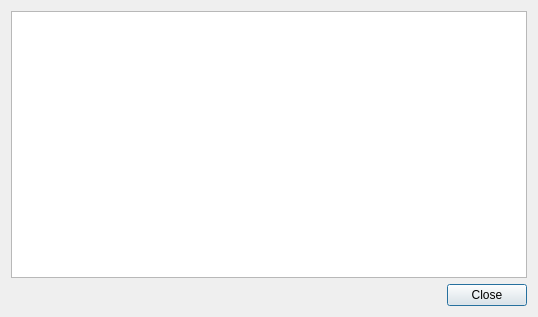
<?xml version="1.0" encoding="UTF-8"?>
<ui version="4.0">
 <class>DialogUpdate</class>
 <widget class="QDialog" name="DialogUpdate">
  <property name="geometry">
   <rect>
    <x>0</x>
    <y>0</y>
    <width>538</width>
    <height>317</height>
   </rect>
  </property>
  <property name="windowTitle">
   <string>Search Updates</string>
  </property>
  <property name="windowIcon">
   <iconset resource="../icons/filmonaizer.qrc">
    <normaloff>:/icons/arrow-circle-double.png</normaloff>:/icons/arrow-circle-double.png</iconset>
  </property>
  <layout class="QVBoxLayout" name="verticalLayout">
   <item>
    <widget class="QTextBrowser" name="textBrowserUpdate">
     <property name="font">
      <font>
       <pointsize>12</pointsize>
      </font>
     </property>
    </widget>
   </item>
   <item>
    <layout class="QHBoxLayout" name="horizontalLayout">
     <item>
      <spacer name="horizontalSpacer">
       <property name="orientation">
        <enum>Qt::Horizontal</enum>
       </property>
       <property name="sizeHint" stdset="0">
        <size>
         <width>40</width>
         <height>20</height>
        </size>
       </property>
      </spacer>
     </item>
     <item>
      <widget class="QPushButton" name="pushButton_close">
       <property name="text">
        <string>Close</string>
       </property>
      </widget>
     </item>
    </layout>
   </item>
  </layout>
 </widget>
 <resources>
  <include location="../icons/filmonaizer.qrc"/>
 </resources>
 <connections>
  <connection>
   <sender>pushButton_close</sender>
   <signal>clicked()</signal>
   <receiver>DialogUpdate</receiver>
   <slot>close()</slot>
   <hints>
    <hint type="sourcelabel">
     <x>583</x>
     <y>438</y>
    </hint>
    <hint type="destinationlabel">
     <x>392</x>
     <y>436</y>
    </hint>
   </hints>
  </connection>
 </connections>
</ui>
